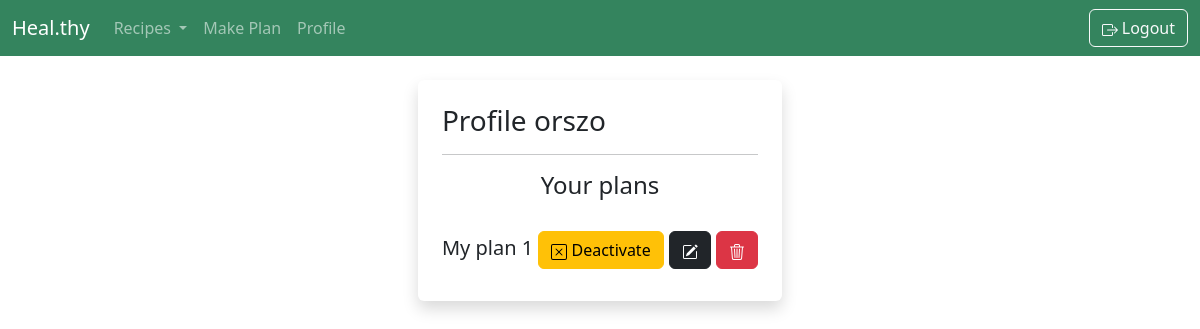
The page /profile/ (signed in) on the database as committed earlier.
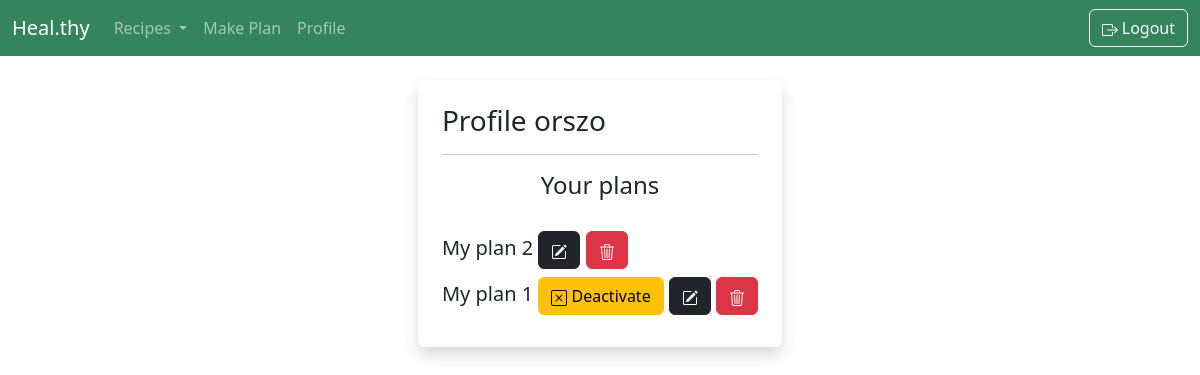
The same page on the database as committed later.
### base/models.py (models this page shows, shortened)
class Meal_Plan(models.Model):
    user_id = models.ForeignKey(User, on_delete=models.SET_NULL, null=True)
    name = models.CharField(max_length=200)
    is_active = models.BooleanField(default=False)
    created = models.DateTimeField(auto_now_add=True)
    class Meta:
        ordering = ['-created']

### base/views.py (the view)
# urls.py: path('profile/',views.profilePage, name="profile-page"),
@login_required(login_url='login-page')
def profilePage(request):
    meal_plans = Meal_Plan.objects.filter(user_id=request.user)
    active_plans = meal_plans.filter(is_active = True).count()
    context = {'meal_plans': meal_plans, 'active_plans': active_plans}
    return render(request, 'base/profile.html', context)

### base/templates/base/profile.html (shortened to what this page needs)
{% extends 'main.html' %}
{% block content %}
<div class="d-flex justify-content-center">
    <div class="shadow p-4 mb-5 bg-body rounded">
        <div>
            <h3>Profile {{request.user}}</h3>
            <hr>
        </div>
        <div>
            <h4 class="text-center">Your plans</h4>
            <br>
            {% for plan in meal_plans %}
                <h5>{{plan.name}}
                    {% if plan.is_active %}
                        <a type="button" class="btn btn-warning" href="{% url 'deactivate-plan' plan.id%}">
                            Deactivate
                        </a>
                    {% endif %}
                    <a type="button" class="btn btn-dark" href="{% url 'edit-plan' plan.id%}">
                    </a>
                    <a type="button" class="btn btn-danger" href="{% url 'delete-plan' plan.id%}">
                    </a>
                </h5>
            {% endfor %}
        </div>
    </div>
</div>
{% endblock content %}

### templates/main.html (shortened to what this page needs)
<!DOCTYPE html>
<html>
    <head>
        <link href="https://cdn.jsdelivr.net/npm/bootstrap@5.2.3/dist/css/bootstrap.min.css" rel="stylesheet">
    </head>
    <body>
        {% include 'navbar.html' %}
        <br>
        {% block content %}
        {% endblock %}
    </body>
</html>

### templates/navbar.html (shortened to what this page needs)
<nav class="navbar navbar-expand-lg navbar-dark navbar-custom sticky-top justify-content-between">
    <div class="container-fluid">
      <a class="navbar-brand" href="{% url 'home-page' %}">Heal.thy</a>
      <div class="collapse navbar-collapse" id="navbarSupportedContent">
        <ul class="navbar-nav me-auto mb-2 mb-lg-0">
          <li class="nav-item dropdown">
            <a class="nav-link dropdown-toggle" href="#" role="button" data-bs-toggle="dropdown" aria-expanded="false">
              Recipes
            </a>
          </li>
            {% if request.user.is_authenticated %}
                <li class="nav-item"><a class="nav-link" href="{% url 'create-plan' %}">Make Plan</a></li>
                <li class="nav-item"><a class="nav-link" href="{% url 'profile-page' %}">Profile</a></li>
            {% endif %}
        </ul>
        <div class="d-flex justify-content-end">
            {% if request.user.is_authenticated %}
                <a class="btn btn-outline-light" href="{% url 'logout-page' %}" role="button">
                  Logout
                </a>
            {% endif %}
        </div>
      </div>
    </div>
  </nav>

### templates/navbar.html (style rules this page uses)
.navbar-custom { background-color: rgba(12, 108, 63, 0.836); }

Rows that differ between the two databases and show on the page:
added Meal_Plan: name "My plan 2"
